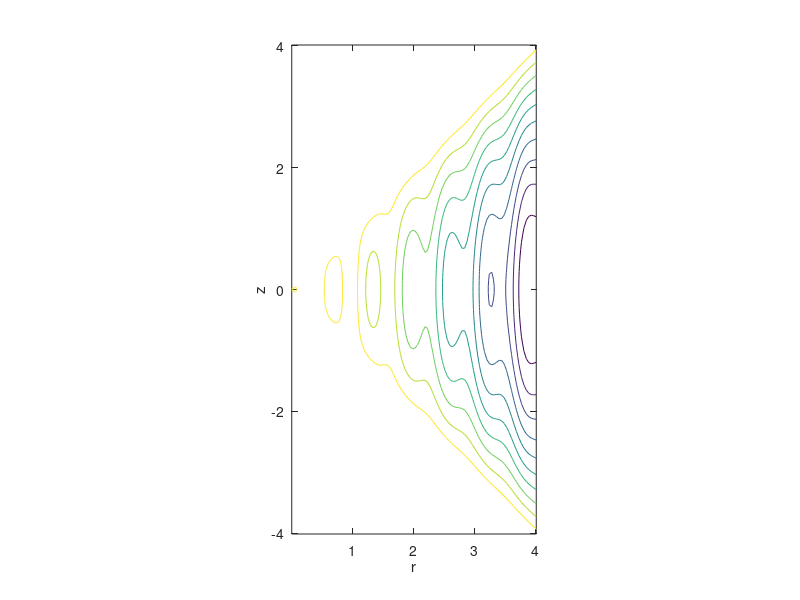

Source code (MATLAB):
clear
close all

% Set Rossby number
Ro = 0.1;


% Defince sigma
m=100;
sigmamin = 0.01;
sigmamax = 4.01;
sigma = linspace(sigmamin,sigmamax,m);
sigmasquare = sigma.^2;
sigmamin1 =sigma - 1;

% Calculate f(sigma)
Term_1 = -1*(1/2)* sigmasquare;
Fac_1 = (1/2)*1./sigma;
Arg = (sigma - 1)/Ro;
Term_2 =  sigma.*cos(Arg);
Term_3 = Ro * sin(Arg);
Brack = Term_2 - Term_3;
f = Term_1 + Fac_1 .* Brack;


% Now we have f(sigma). However, in order to plot is
% as in Fig. 3 of Scase and Terry we need to introduce
% angle theta relative to upward z axis and then 
% convert f and theta to cartesian coordinates. 

% Define polar coordinate theta and specify how many values to creat
p = pi;
n = 100;
theta = linspace(0,p,n);
sintheta = sin(theta);
costheta =cos(theta);
sinthetasquare = sintheta.^2;

%Calculate the z coordinate for each f
for j = 1:m          %Note: m = number of radial points
   for i = 1:n       %Note: n = number of angles
     z(i,j) = costheta(i)*sigma(j);
     r(i,j) = sigma(j);
     Psi(i,j) = f(j)*sinthetasquare(i);
   end    
end


%Calculate the z coordinate for each f. But calculate r via x and y
for j = 1:m          %Note: m = number of radial points
   for i = 1:n       %Note: n = number of angles
     x(i,j) = sintheta(i)*sigma(j);
     y(i,j) = costheta(i)*sigma(j);  
     r2(i,j) = sqrt(x(i,j)^2 + y(i,j)^2);
     F(i,j) = f(j);
   end    
 end



%surf(r,z,Psi)
figure
contour(r,z,Psi)
pbaspect([1 2 1])

% Plot Psi but using the other way of calucatiing r, that is r2 above
%figure
%contour(r2,z,Psi)
%pbaspect([1 2 1])
% NOTE: Both Plots are the same, so I too plot out again


%xlim([0, 0.2])
%ylim([-2,2])
%zlim([-3, 3])

  xlabel('r')
  ylabel('z')
  zlabel('f')
    
 %fprintf('Happy Birthday\n');
